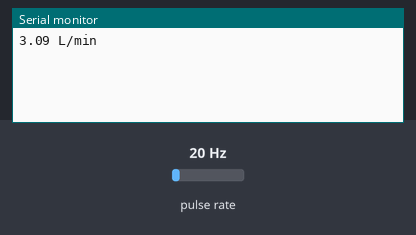
The sketch below on a simulated Arduino Uno, built with avr-gcc and run on an emulated ATmega328P. Parts: the last lines printed to the serial monitor. Wiring (inferred from the names in the program): pulse sensor: data pin 2. The test bench sets the inputs (shaded band); at power-on: pulse rate 20 Hz.

Above: at 1.2 s.
1.3 s: pulse rate (sensor on pin 2) set to 4 Hz
At 2.5 s:
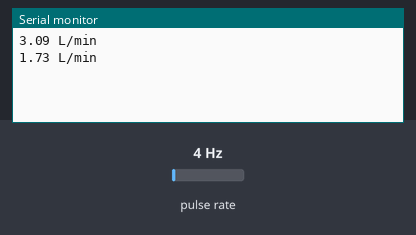
2.8 s: pulse rate (sensor on pin 2) set to 50 Hz
At 3.8 s:
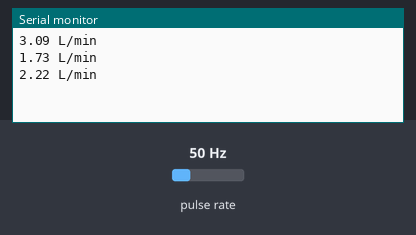
Timing chart, 0 to 5.8 s (numbered marks = the images above; inputs shaded):
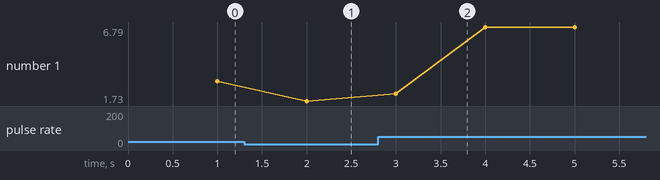

Measured:
- after the input at 1.3 s, the serial monitor: prints a new line after 0.70 s (image 1)
- after the input at 2.8 s, the serial monitor: prints a new line after 0.20 s (image 2)
- plotted number 1: 3.09 → 1.73 after the input at 1.3 s, 1.73 → 6.79 after the input at 2.8 s

The sketch:

Fluid_Sensor.ino
```cpp
// SEN-HZ43WB G3/4" Hall Effect Water Flow Sensor
// Datasheet: F = 8.1 × Q(L/min) - 5  (±10%)
//            1 L = 477 pulse (±10%)
// Wiring: Red=VCC(5V), Black=GND, Yellow=Pulse → D2

const byte sensorPin = 2;

// Instantaneous flow: Q = (F + 5) / 8.1   (F = pulses/sec)
const float FLOW_K = 8.1;
const float FLOW_OFFSET = 5.0;

volatile unsigned int pulseCount = 0;
float flowRate_L_min = 0.0;
unsigned long oldTime = 0;

void setup() {
  Serial.begin(9600);

  pinMode(sensorPin, INPUT_PULLUP);
  attachInterrupt(digitalPinToInterrupt(sensorPin), pulseCounter, FALLING);

  oldTime = millis();
}

void loop() {
  unsigned long currentTime = millis();

  // 1000 ms = 1초마다 유량 계산
  if ((currentTime - oldTime) >= 1000) {
    detachInterrupt(digitalPinToInterrupt(sensorPin));

    // 1초 동안의 펄스 수 ≈ F(Hz)
    // Q(L/min) = (F + 5) / 8.1
    // 펄스가 없으면 유량 0 (공식 offset 때문에 (0+5)/8.1 이 나오면 안 됨)
    if (pulseCount == 0) {
      flowRate_L_min = 0.0;
    } else {
      flowRate_L_min = ((float)pulseCount + FLOW_OFFSET) / FLOW_K;
    }

    pulseCount = 0;
    oldTime = currentTime;

    attachInterrupt(digitalPinToInterrupt(sensorPin), pulseCounter, FALLING);

    Serial.print(flowRate_L_min, 2);
    Serial.println(" L/min");
  }
}

void pulseCounter() {
  pulseCount++;
}
```
